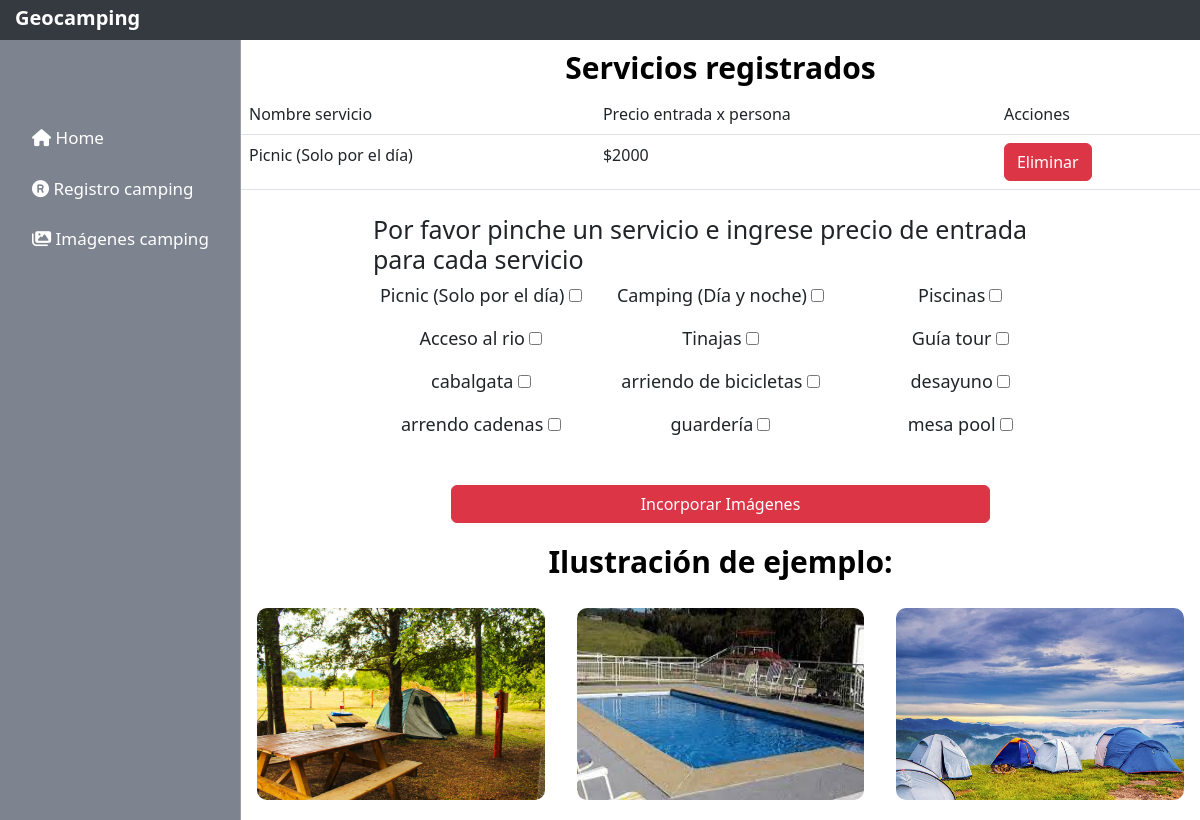
Screenshot of /incorporacion_servicios.php?id=12956 with the database file from the repository.
### tables this page shows
CREATE TABLE `tiene` (
  `id_servicio` int NOT NULL,
  `id_camping` int NOT NULL,
  `precio` int NOT NULL
);

CREATE TABLE `servicio` (
  `id_servicio` int NOT NULL,
  `nombre_servicio` varchar(70) NOT NULL
);

### www/incorporacion_servicios.php (the view, shortened to what this page needs)
<!DOCTYPE html>
<html lang="es">
<head>
    <link rel="stylesheet" href="styles_incorporacion_servicios/styles.css">
    <link rel="stylesheet" href="styles_incorporacion_servicios/responsive.css">
    <link href="https://cdn.jsdelivr.net/npm/bootstrap@5.2.0-beta1/dist/css/bootstrap.min.css" rel="stylesheet">
</head>
<body>
    <?php
        include_once("./conexion_bd/conexion.php");
        $id_camping = $_GET["id"];
    ?>
    <div class="main-container">
        <header class="header2" id="header2">
            <div class="logo2">
                <h3>Geocamping</h3>
            </div>
        </header>
        <div class="content">
            <div class="barra-navegacion">
                <nav class="navegacion">
                    <ul class="ul">
                        <li><a href="#"><i class="fa-solid fa-house"></i> Home</a></li>
                        <li><a href="index.php"><i class="fa-solid fa-registered"></i> Registro camping</a></li>
                        <li><a href="listadoImagenes.php?id=<?php echo $id_camping?>"><i class="fa-solid fa-images"></i> Imágenes camping</a></li>
                    </ul>
                </nav>
            </div>
            <div class="panel-admin">
                        <?php
                            $sql = "select c.id_camping ,t.id_servicio, s.nombre_servicio, t.precio from camping c, tiene t, servicio s where c.id_camping = t.id_camping and t.id_servicio = s.id_servicio and c.id_camping = $id_camping";
                            $query = mysqli_query($conn,$sql);
                            $filas = mysqli_num_rows($query);
                            if($filas){
                                ?>
                                    <h1 class="titulo">Servicios registrados</h1>
                                    <table class="w-100 table">
                                        <thead class="">
                                            <td>Nombre servicio</td>
                                            <td>Precio entrada x persona</td>
                                            <td>Acciones</td>
                                        </thead>
                                        <tbody>
                                <?php
                                while($tiene = $query->fetch_row()){
                                    ?>
                                       <tr>
                                            <td><?php echo $tiene[2] ?></td>
                                            <td>$<?php echo $tiene[3] ?></td>
                                            <td><a class="btn btn-danger" href="crud-servicios/delete.php?id_camping=<?php echo $tiene[0]?>&id_servicio=<?php echo $tiene[1]?>">Eliminar</a></td>
                                       </tr>
                                    <?php
                                }
                                ?>
                                       </tbody>
                                    </table>
                                <?php
                            }
                        ?>
                <div id="form" class="w-75 row m-auto">
                    <h1 style="font-size:25px ;" class="mt-2">Por favor pinche un servicio e ingrese precio de entrada para cada servicio </h1>
                        <?php
                        $sql = "select * from servicio";
                        $resultado = mysqli_query($conn,$sql);
                        $filas = mysqli_num_rows($resultado);
                        if($filas > 0){
                            while($servicio = $resultado->fetch_row()){
                            ?>
                            <div class="col-4 service text-center mb-3">
                                <label for=""><?php echo $servicio[1] ?></label>
                                <input type="checkbox" name="servicios[]" value="<?php echo $servicio[0] ?>">
                            </div>
                            <?php
                            }
                        }
                        ?>
                    </div>
                <div class="box-button">
                    <a class="btn btn-danger  w-75 m-auto" href="listadoImagenes.php?id=<?php echo $id_camping?>">Incorporar Imágenes</a>
                </div>
                <h1 class="titulo">Ilustración de ejemplo:</h1>
                <div class="box-img">
                        <img src="img/campings.jpg"  alt="">
                        <img src="img/piscina.jpg"  alt="">
                        <img src="img/Camping.jpg"  alt="">
                </div>
            </div>
        </div>
    </div>
</body>
</html>

### www/styles_incorporacion_servicios/styles.css (style rules this page uses)
* { margin: 0px auto; padding: 0px; }
body { height: 100vh; }
.main-container { width: 100%; height: 100vh; display: flex; flex-direction: column; }
.header2 { width: 100%; background-color: #353940; display: flex; justify-content: flex-start; height: 40px; }
.logo2 { width: 30%; display: flex; justify-content: flex-start; left: 0; margin-left: 0px; }
.logo2 > h3 { margin-left: 15px; line-height:35px; color: white; font-weight: bold; font-size: 20px; }
.content { width: 100%; display: flex; }
.barra-navegacion { width: 20%; min-height: 650px; height: auto; display: flex; background-color: #7d8490; }
.panel-admin { width: 80%; border-left: 1px solid #9b9ea4; display: flex; flex-direction: column; justify-content: center; align-items:center; margin-top: 80px; }
.navegacion { width: 100%; margin: 0px auto; margin-top: 80px; }
.ul { width: 100%; list-style: none; margin-top: 5px; display: flex; flex-direction: column; }
.ul > li { margin-bottom: 25px; margin-left: 0; }
.ul > li > a { text-decoration: none; font-size: 17px; color: white; }
.box-img { width: 100%; display: flex; margin-top: 20px; margin-bottom: 20px; }
.box-img > img { width: 30%; border-radius: 10px; }
.titulo { font-size: 30px; color: black; margin-top: 10px; font-weight: bold; }
.box-button { display: flex; width: 75%; margin: 0px auto; justify-content: center; height: 60px; margin-top: 20px; }
.service > label { font-size: 18px; }

### www/styles_incorporacion_servicios/responsive.css (style rules this page uses)
@media (max-width:1440px) { .panel-admin { margin-top: 0px; } }

### rows the page displays
tiene: id_servicio.nombre_servicio "Picnic (Solo por el día)", precio "2000"
servicio: nombre_servicio "Picnic (Solo por el día)"
servicio: nombre_servicio "Camping (Día y noche)"
servicio: nombre_servicio "Piscinas"
servicio: nombre_servicio "Acceso al rio"
servicio: nombre_servicio "Tinajas"
servicio: nombre_servicio "Guía tour"
servicio: nombre_servicio "cabalgata"
servicio: nombre_servicio "arriendo de bicicletas"
servicio: nombre_servicio "desayuno"
servicio: nombre_servicio "arrendo cadenas"
servicio: nombre_servicio "guardería"
servicio: nombre_servicio "mesa pool"
